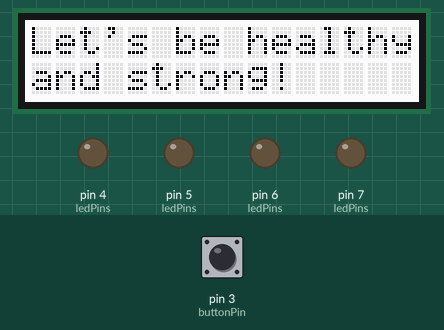
Recording of a sketch running on a simulated Arduino Uno, built with avr-gcc and run on an emulated ATmega328P. Parts: 16×2 character LCD, output pins drawn as LEDs (lit = HIGH). Dashed ring = blinking. The test bench sets the inputs (shaded band); at power-on: pin 3 (buttonPin) HIGH.

Above: at 0.8 s.
0.9 s: pin 3 (buttonPin) pulled LOW for 0.15 s
At 2.2 s:
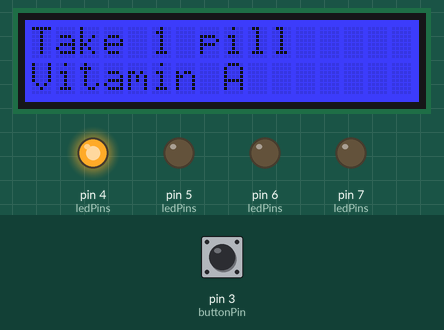
2.5 s: pin 3 (buttonPin) pulled LOW for 1 s
At 4.15 s:
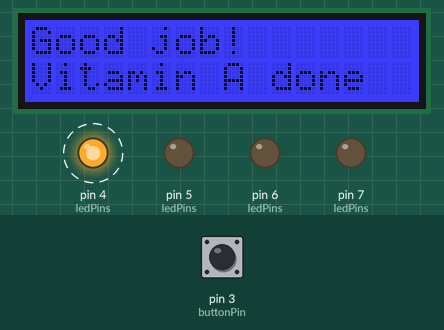
7.1 s: pin 3 (buttonPin) pulled LOW for 3.2 s
At 10.45 s:
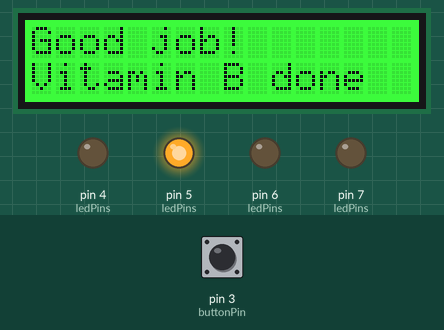
13.9 s: pin 3 (buttonPin) pulled LOW for 3.2 s
At 17.25 s:
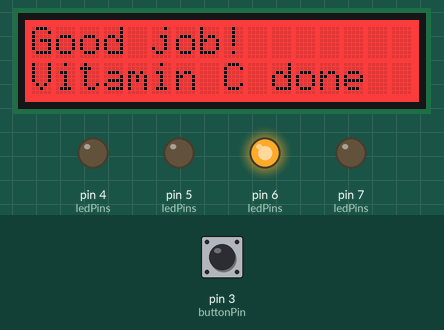
20.7 s: pin 3 (buttonPin) pulled LOW for 3.2 s
At 30.0 s:
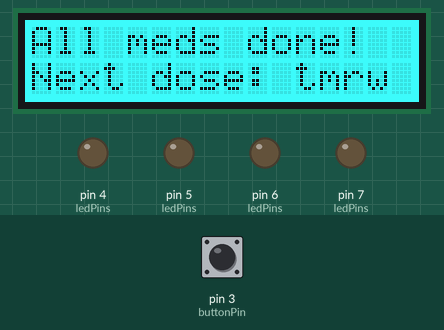
Timing chart, 0 to 30.4 s (numbered marks = the images above; inputs shaded):
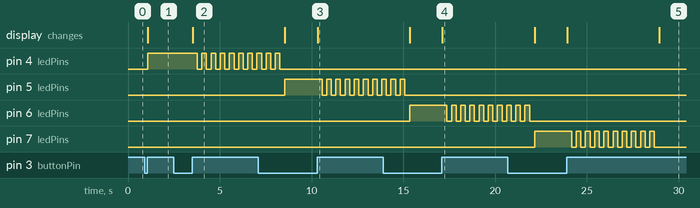

Measured:
- after the input at 0.9 s, pin 4 (ledPins): LOW → HIGH after 0.17 s; the display: changes after 0.17 s (image 1)
- after the input at 2.5 s, pin 4 (ledPins): alternates HIGH for 0.25 s and LOW for 0.25 s, starting after 1.3 s; the display: changes after 1.0 s (image 2)
- after the input at 7.1 s, the display: first differs from a run without the input after 3.2 s (image 3)
- after the input at 13.9 s, the display: first differs from a run without the input after 3.2 s (image 4)
- after the input at 20.7 s, the display: first differs from a run without the input after 3.2 s (image 5 shows a later state)
- by itself, pin 5 (ledPins), pin 6 (ledPins): alternates HIGH for 0.25 s and LOW for 0.25 s, 5 changes in all, then stays LOW
- by itself, pin 7 (ledPins): repeats every 0.50 s: LOW 0.25 s, HIGH 0.25 s, until it stays LOW from 28.7 s

The sketch:

20250329_Uno_sketch_med_reminder_without_Alice_story.ino
```cpp
#include <Wire.h>
#include "rgb_lcd.h"

rgb_lcd lcd;

// Pins
const int buttonPin = 3;
const int blueLED = 4;
const int greenLED = 5;
const int redLED = 6;
const int yellowLED = 7;

// Medication info
const char* medNames[] = {"Vitamin A", "Vitamin B", "Vitamin C", "Calcium"};
const int pillCounts[] = {1, 2, 3, 1};
const int ledPins[] = {blueLED, greenLED, redLED, yellowLED};
const int ledColors[][3] = {
  {0, 0, 255},       // Blue
  {0, 255, 0},       // Green
  {255, 0, 0},       // Red
  {255, 255, 0}      // Yellow
};

const int totalMeds = 4;
int currentMed = 0;
bool sequenceDone = false;

unsigned long buttonPressStart = 0;
bool buttonPreviouslyPressed = false;
const unsigned long holdThreshold = 5000; // 5 seconds

void setup() {
  // Setup LED pins
  for (int i = 0; i < totalMeds; i++) {
    pinMode(ledPins[i], OUTPUT);
    digitalWrite(ledPins[i], LOW);
  }

  pinMode(buttonPin, INPUT_PULLUP);
  lcd.begin(16, 2);

  waitForStart();
  showCurrentMedication();
}

void loop() {
  bool buttonPressed = (digitalRead(buttonPin) == LOW);
  unsigned long currentTime = millis();

  if (buttonPressed) {
    if (!buttonPreviouslyPressed) {
      buttonPressStart = currentTime;
    } else if (currentTime - buttonPressStart >= holdThreshold) {
      resetToFirstMedication();
      delay(1000);
    }
  } else if (buttonPreviouslyPressed && !sequenceDone) {
    if (currentTime - buttonPressStart < holdThreshold) {
      rewardCurrentMedication();

      if (currentMed == totalMeds - 1) {
        showCompletionMessage();
        sequenceDone = true;
      } else {
        goToNextMedication();
      }
    }
  }

  buttonPreviouslyPressed = buttonPressed;
}

// -------------------- Display & Behavior Functions ------------------------

void waitForStart() {
  while (true) {
    // Show welcome message
    lcd.setRGB(255, 255, 255); // White
    lcd.clear();
    lcd.setCursor(0, 0);
    lcd.print("Let's be healthy");
    lcd.setCursor(0, 1);
    lcd.print("and strong!");

    if (waitForButton(5000)) break;

    // Show instruction message
    lcd.setRGB(255, 0, 255); // Purple
    lcd.clear();
    lcd.setCursor(0, 0);
    lcd.print("Take pills. Then");
    lcd.setCursor(0, 1);
    lcd.print("press button.");

    if (waitForButton(5000)) break;

       // Show instruction message
    lcd.setRGB(0, 255, 255); // aqua blue
    lcd.clear();
    lcd.setCursor(0, 0);
    lcd.print("Press button to");
    lcd.setCursor(0, 1);
    lcd.print("start.");

    if (waitForButton(10000)) break;
  }
}

bool waitForButton(unsigned long timeout) {
  unsigned long start = millis();
  while (millis() - start < timeout) {
    if (digitalRead(buttonPin) == LOW) {
      while (digitalRead(buttonPin) == LOW); // Wait for release
      return true;
    }
  }
  return false;
}

void showCurrentMedication() {
  lcd.clear();
  lcd.setCursor(0, 0);
  lcd.print("Take ");
  lcd.print(pillCounts[currentMed]);
  lcd.print(pillCounts[currentMed] == 1 ? " pill" : " pills");

  lcd.setCursor(0, 1);
  lcd.print(medNames[currentMed]);

  setBacklightColor(
    ledColors[currentMed][0],
    ledColors[currentMed][1],
    ledColors[currentMed][2]
  );

  for (int i = 0; i < totalMeds; i++) {
    digitalWrite(ledPins[i], (i == currentMed) ? HIGH : LOW);
  }
}

void rewardCurrentMedication() {
  int pin = ledPins[currentMed];

  // Show the "Good job!" message FIRST
  lcd.clear();
  lcd.setCursor(0, 0);
  lcd.print("Good job!");
  lcd.setCursor(0, 1);
  lcd.print(medNames[currentMed]);
  lcd.print(" done");

  // Then start blinking while message is showing
  unsigned long start = millis();
  while (millis() - start < 5000) {
    digitalWrite(pin, HIGH);
    delay(250);
    digitalWrite(pin, LOW);
    delay(250);
  }
}


void showCompletionMessage() {
  lcd.setRGB(0, 255, 255); // Cyan
  lcd.clear();
  lcd.setCursor(0, 0);
  lcd.print("All meds done!");
  lcd.setCursor(0, 1);
  lcd.print("Next dose: tmrw");

  for (int i = 0; i < totalMeds; i++) {
    digitalWrite(ledPins[i], LOW);
  }
}

void goToNextMedication() {
  currentMed++;
  showCurrentMedication();
}

void resetToFirstMedication() {
  currentMed = 0;
  sequenceDone = false;

  // Wait for user to release the button before continuing
  while (digitalRead(buttonPin) == LOW) {
    // Do nothing, just wait
  }

  waitForStart();
  showCurrentMedication();
}


void setBacklightColor(int r, int g, int b) {
  lcd.setRGB(r, g, b);
}
```
